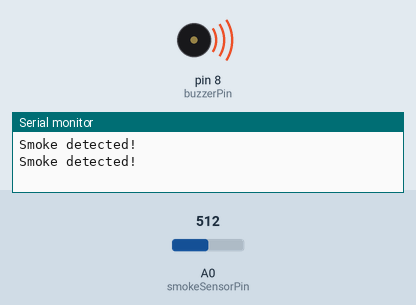
This sketch was run on a simulated Arduino Uno, built with avr-gcc and run on an emulated ATmega328P. Parts: buzzer (waves = sounding, pin HIGH), the last lines printed to the serial monitor. The inputs (shaded band) are chosen by the test bench; at power-on: A0 (smokeSensorPin) = 512.

Above: at 1.8 s.
1.9 s: A0 (smokeSensorPin) set to 142
3.4 s: A0 (smokeSensorPin) set to 116
At 4.7 s:
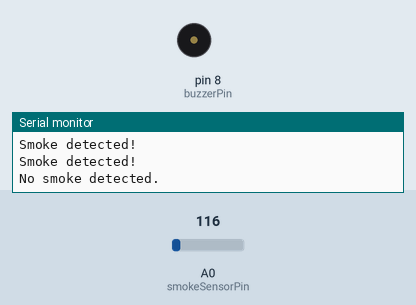
5.5 s: A0 (smokeSensorPin) set to 140
At 7.2 s:
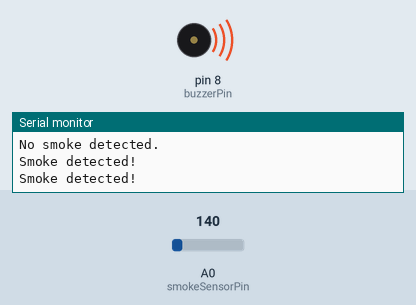
7.5 s: A0 (smokeSensorPin) set to 122
At 9.0 s:
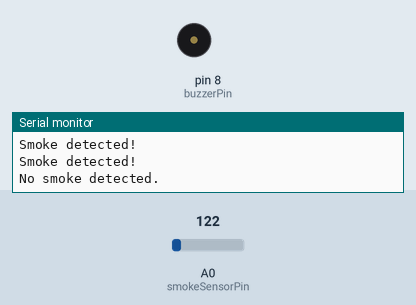
Timing chart, 0 to 10.5 s (numbered marks = the images above; inputs shaded):
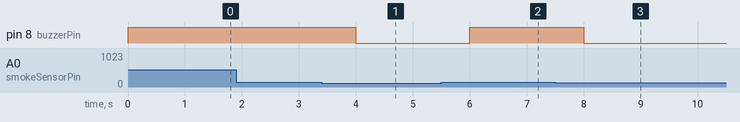

Measured:
- the behaviour switches between 131 and 130 on A0 (smokeSensorPin) (found by bisection; images 0 and 1)
- after the input at 3.4 s, pin 8 (buzzerPin): HIGH → LOW after 0.60 s
- after the input at 5.5 s, pin 8 (buzzerPin): LOW → HIGH after 0.50 s
- after the input at 7.5 s, pin 8 (buzzerPin): HIGH → LOW after 0.50 s

The sketch:

smoke.ino
```cpp
int smokeSensorPin = A0;
int buzzerPin = 8;
void setup()
{
    pinMode(smokeSensorPin, INPUT);
    pinMode(buzzerPin, OUTPUT);
    Serial.begin(9600);
}
void loop()
{
    int sensorValue = analogRead(smokeSensorPin);
    int threshold = 130;
    if (sensorValue > threshold)
    {
        Serial.println("Smoke detected!");
        digitalWrite(buzzerPin, HIGH);
    }
    else
    {
        Serial.println("No smoke detected.");
        digitalWrite(buzzerPin, LOW);
    }
    delay(1000);
}
```
